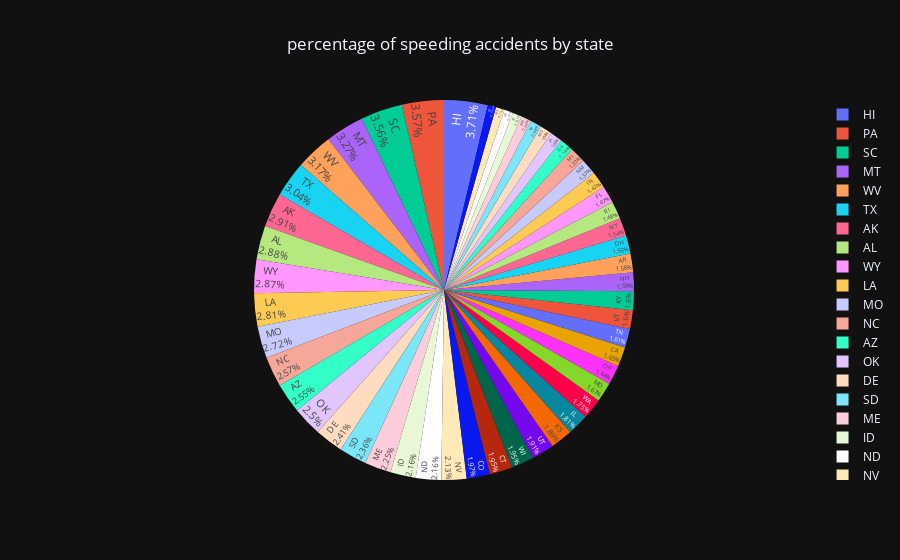

Source (notebook cell):
### Code cell
#percentage of speeding accidents
fig=px.pie(df, values='speeding',names='abbrev',
           title='percentage of speeding accidents by state',
           template='plotly_dark')


fig.update_traces(textposition="inside",textinfo="percent+label")
#chart title AT THE CENTER

fig.update_layout(title_x=0.5)
fig.show()

### Figure 1 — Plotly figure (JSON) as saved in the notebook; plotly's stock layout.template omitted (floating-point values rounded to 4 significant figures)
{"data": [{"domain": {"x": [0, 1], "y": [0, 1]}, "hovertemplate": "abbrev=%{label}<br>speeding=%{value}<extra></extra>", "labels": ["AL", "AK", "AZ", "AR", "CA", "CO", "CT", "DE", "DC", "FL", "GA", "HI", "ID", "IL", "IN", "IA", "KS", "KY", "LA", "ME", "MD", "MA", "MI", "MN", "MS", "MO", "MT", "NE", "NV", "NH", "NJ", "NM", "NY", "NC", "ND", "OH", "OK", "OR", "PA", "RI", "SC", "SD", "TN", "TX", "UT", "VT", "VA", "WA", "WV", "WI", "WY"], "legendgroup": "", "name": "", "showlegend": true, "textinfo": "percent+label", "textposition": "inside", "type": "pie", "values": [7.332, 7.421, 6.51, 4.032, 4.2, 5.032, 4.968, 6.156, 2.006, 3.759, 2.964, 9.45, 5.508, 4.608, 3.625, 2.669, 4.806, 4.066, 7.175, 5.738, 4.25, 1.886, 3.384, 2.208, 2.64, 6.923, 8.346, 1.937, 5.439, 4.06, 1.792, 3.496, 3.936, 6.552, 5.497, 3.948, 6.368, 4.224, 9.1, 3.774, 9.082, 6.014, 4.095, 7.76, 4.859, 4.08, 2.413, 4.452, 8.092, 4.968, 7.308]}], "layout": {"legend": {"tracegroupgap": 0}, "title": {"text": "percentage of speeding accidents by state", "x": 0.5}}}
